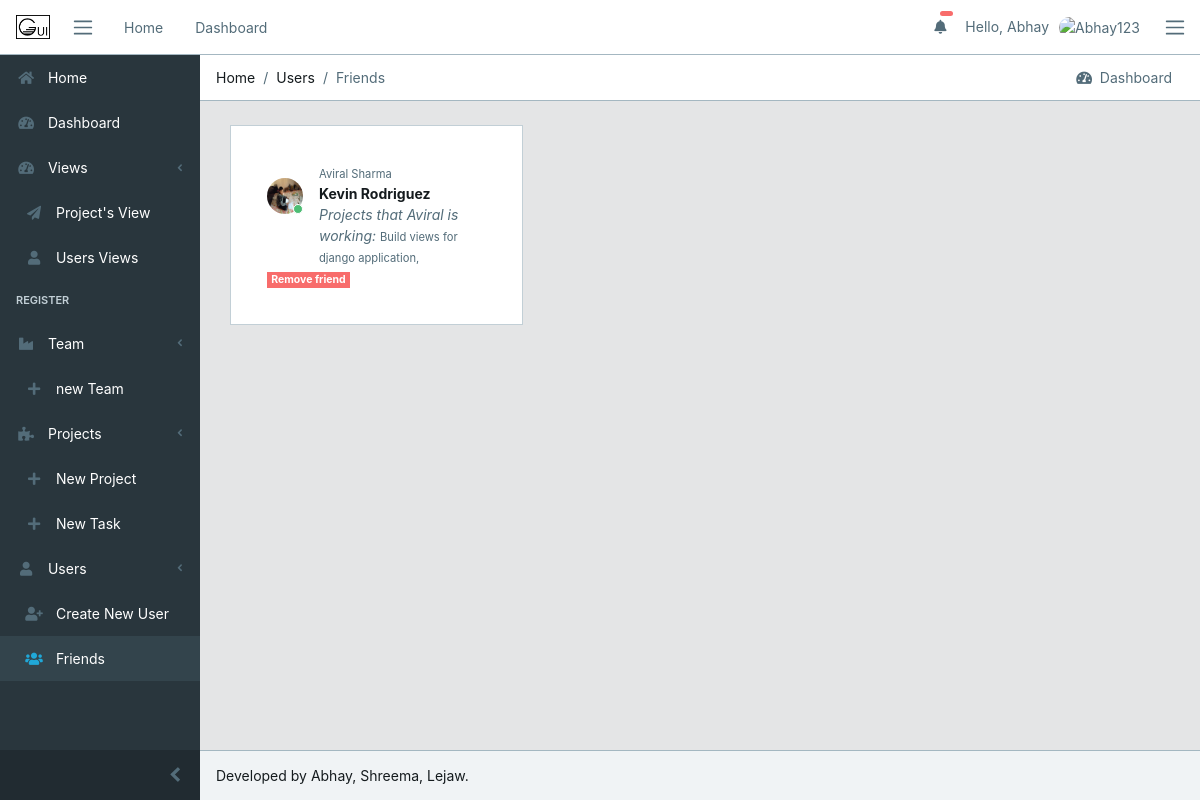
Screenshot of /register/users/friends/ (signed in) with the database file from the repository.
### register/models.py (models this page shows, shortened)
class UserProfile(models.Model):
    user = models.ForeignKey(User, on_delete=models.CASCADE)
    company = models.ForeignKey(Company, on_delete=models.CASCADE)
    project = models.ManyToManyField(Project, blank=True)
    friends = models.ManyToManyField('self', blank=True)
    img = models.ImageField(upload_to='core/avatar',
                            blank=True, default='core/avatar/blank_profile.png')

class Company(models.Model):
    social_name = models.CharField(max_length=80)
    name = models.CharField(max_length=80)
    email = models.EmailField()
    city = models.CharField(max_length=50)
    found_date = models.DateField()
    class Meta:
        verbose_name_plural = 'Companies'
        ordering = ('name',)
    def __str__(self):
        return (self.name)

### projects/models.py (models this page shows, shortened)
class Project(models.Model):
    name = models.CharField(max_length=80)
    slug = models.SlugField('shortcut', blank=True)
    assign = models.ManyToManyField(User)
    efforts = models.DurationField()
    status = models.CharField(max_length=7, choices=status, default=1)
    dead_line = models.DateField()
    company = models.ForeignKey('register.Company', on_delete=models.CASCADE)
    complete_per = models.FloatField(max_length=2, validators=[
                                     MinValueValidator(0), MaxValueValidator(100)])
    description = models.TextField(blank=True)
    add_date = models.DateField(auto_now_add=True)
    upd_date = models.DateField(auto_now_add=False, auto_now=True)
    class Meta:
        ordering = ['name']

### register/views.py (the view)
# urls.py: path('users/friends/', views.friends, name='friends'),
def friends(request):
    if request.user.is_authenticated:
        user = get_active_profile(request)
        friends = user.friends.all()
        context = {
            'friends': friends,
        }
    else:
        users_prof = UserProfile.objects.all()
        context = {
            'users_prof': users_prof,
        }
    return render(request, 'friends.html', context)

### register/views.py (called while the page is built)
def get_active_profile(request):
    user_id = request.user.userprofile_set.values_list()[0][0]
    return UserProfile.objects.get(id=user_id)

### register/templates/friends.html (shortened to what this page needs)
{% extends 'base.html' %}
{% load static %}
{% block breadcrumb %}
        <li class="breadcrumb-item">Home</li>
        <li class="breadcrumb-item">Users</li>
        <li class="breadcrumb-item active">Friends</li>
{% endblock breadcrumb%}
{% block content %}
<div class="container-fluid">
        <div class="row">
                {% if friends %}
                {% for friend in friends %}
                <div class="col-sm-6 col-md-4">
                    <div class="card">
                        <div class="card-body">
                            <div class="tab-pane p-3 active show">
                              <div class="message">
                                <div class="py-3 pb-5 mr-3 float-left">
                                  <div class="avatar">
                                    <img src="{{ friend.img.url }}" class="img-avatar" alt="{{ friend.user.get_full_name }}">
                                    <span class="avatar-status badge-success"></span>
                                  </div>
                                </div>
                                <div>
                                    <a href="{% url 'register:user' profile_id=friend.id %}"><small class="text-muted">{{ friend.user.get_full_name }}</small></a>
                                </div>
                                <div class="text-truncate font-weight-bold">{{ friend.company }}</div>
                                {% if friend.user.project_set.all %}
                                <em class="text-muted">Projects that {{ friend.user.first_name }} is working:</em>
                                <small class="text-muted">
                                    {% for project in friend.user.project_set.all %}
                                    {{ project.name }},
                                    {% endfor %}
                                </small>
                                {% else %}
                                <em class="text-muted">{{ friend.user.first_name }} is working in no projects until now.</em>
                                {% endif %}
                                <div>
                                    <a href="{% url 'register:remove-friend' profile_id=friend.id %}" class="badge badge-danger text-white">Remove friend</a>
                                </div>
                              </div>
                            </div>
                        </div>
                    </div>
                </div>
                {% endfor %}
                {% else %}
                {% if user.is_authenticated %}
                    <h3 class="m-5">You have no friends :(</h3>
                {% else %}
                    <a href="{% url 'core:login' %}" class="nav-link display-4">Log in to see your friends</a>
                {% endif %}
                {% endif %}
            </div>
        </div>
    </div>
{% endblock %}

### core/templates/base.html (shortened to what this page needs)
{% load static %}
<!DOCTYPE html>
<html lang="en">
  <head>
    <link
      rel="stylesheet"
      href="https://use.fontawesome.com/releases/v5.0.9/css/all.css"
    />
    <link
      href="{% static 'core/css/simple-line-icons.min.css' %}"
      rel="stylesheet"
    />
    <link href="{% static 'css/estilo.css' %}" rel="stylesheet" />
    <link href="{% static 'css/style.css' %}" rel="stylesheet" />
  </head>
  {% block body %}
  <body
    class="app header-fixed sidebar-fixed aside-menu-fixed aside-menu-hidden"
  >
    <header class="app-header navbar">
      <img
        src="{% static 'core/img/logos/gui-horizontal.png' %}"
        alt=""
        class="brand-gui ml-2 d-none d-sm-block p-2"
      />
      <button
        class="navbar-toggler sidebar-toggler d-md-down-none"
        type="button"
      >
        <span class="navbar-toggler-icon"></span>
      </button>
      <ul class="nav navbar-nav d-md-down-none">
        <li class="nav-item px-3">
          <a class="nav-link" href="{% url 'core:index' %}">Home</a>
        </li>
        <li class="nav-item px-3">
          <a class="nav-link" href="{% url 'core:dashboard' %}">Dashboard</a>
        </li>
      </ul>
      <ul class="nav navbar-nav ml-auto">
        <li class="nav-item d-md-down-none">
          <a class="nav-link" href="#"
            ><i class="fa fa-bell"></i
            ><span class="badge badge-pill badge-danger">
              {{logged_user.received_invites.count}}</span
            ></a
          >
        </li>
        {% if user.is_authenticated %}
        <li class="text-muted">Hello, {{ user.first_name }}</li>
        {% else %}
        <li class="text-muted">
          <a href="{% url 'core:login' %}">Sign In</a>
        </li>
        {% endif %}
        <li class="nav-item dropdown">
          <a
            class="nav-link"
            data-toggle="dropdown"
            href="#"
            role="button"
            aria-haspopup="true"
            aria-expanded="false"
          >
            {% if user.is_authenticated %}
            <img
              src="{{ logged_user.img.url }}"
              class="img-avatar"
              alt="{{ user }}"
            />
            {% else %}
            <img
              src="{% static 'core/avatar/prof.jpeg' %}"
              class="img-avatar"
              alt="{{ user }}"
            />
            {% endif %}
          </a>
        </li>
      </ul>
      <button class="navbar-toggler aside-menu-toggler" type="button">
        <span class="navbar-toggler-icon"></span>
      </button>
    </header>
    <div class="app-body">
      <div class="sidebar">
        <nav class="sidebar-nav">
          <ul class="nav">
            <li class="nav-item">
              <a class="nav-link" href="{% url 'core:index' %}"
                ><i class="fa fa-home"></i> Home</a
              >
            </li>
            <li class="nav-item">
              <a class="nav-link" href="{% url 'core:dashboard' %}"
                ><i class="fa fa-tachometer-alt"></i> Dashboard</a
              >
            </li>
              <a class="nav-link nav-dropdown-toggle" href="#"
                ><i class="fa fa-tachometer-alt"></i> Views</a
              >
                <li class="nav-item">
                  <a class="nav-link" href="{% url 'projects:projects'%}"
                    ><i class="fa fa-paper-plane ml-2"></i> Project's View</a
                  >
                </li>
                <li class="nav-item">
                  <a class="nav-link" href="{% url 'register:users'%}"
                    ><i class="fa fa-user ml-2"></i> Users Views</a
                  >
                </li>
            <li class="nav-title">Register</li>
              <a class="nav-link nav-dropdown-toggle" href="#"
                ><i class="fa fa-industry"></i> Team</a
              >
                <li class="nav-item">
                  <a class="nav-link" href="{% url 'register:new-company' %}"
                    ><i class="fa fa-plus ml-2"></i> new Team</a
                  >
                </li>
              <a class="nav-link nav-dropdown-toggle" href="#"
                ><i class="fa fa-puzzle-piece"></i> Projects</a
              >
                <li class="nav-item">
                  <a class="nav-link" href="{% url 'projects:new-project' %}"
                    ><i class="fa fa-plus ml-2"></i> New Project</a
                  >
                </li>
                <li class="nav-item">
                  <a class="nav-link" href="{% url 'projects:new-task'%}"
                    ><i class="fa fa-plus ml-2"></i> New Task</a
                  >
                </li>
              <a class="nav-link nav-dropdown-toggle" href="#"
                ><i class="fa fa-user"></i> Users</a
              >
                <li class="nav-item">
                  <a class="nav-link" href="{% url 'register:new-user' %}"
                    ><i class="fa fa-user-plus ml-2"></i> Create New User</a
                  >
                </li>
                <li class="nav-item">
                  <a class="nav-link" href="{% url 'register:friends' %}"
                    ><i class="fa fa-users ml-2"></i> Friends</a
                  >
                </li>
              </ul>
        </nav>
        <button
          class="sidebar-minimizer brand-minimizer"
          type="button"
        ></button>
      </div>
      <main class="main">
        <ol class="breadcrumb">
          {% block breadcrumb %}{% endblock breadcrumb%}
          <li class="breadcrumb-menu d-md-down-none">
            <div class="btn-group" role="group" aria-label="Button group">
              <a class="btn" href="./"
                ><i class="fa fa-tachometer-alt"></i> &nbsp;Dashboard</a
              >
            </div>
          </li>
        </ol>
        {% block content %} {% endblock %}
    <footer class="app-footer">
      <span>Developed by Abhay, Shreema, Lejaw.</span>
    </footer>
  </body>
  {% endblock body %}
</html>

### core/static/css/estilo.css (style rules this page uses)
.brand-gui { width: 50px; position: relative; }

### rows the page displays
UserProfile: img (picture), user.get_full_name "Aviral Sharma", company "Kevin Rodriguez", user.first_name "Aviral"
Project: name "Build views for django application"

### other values shown
{{ user.first_name }} "Abhay"
